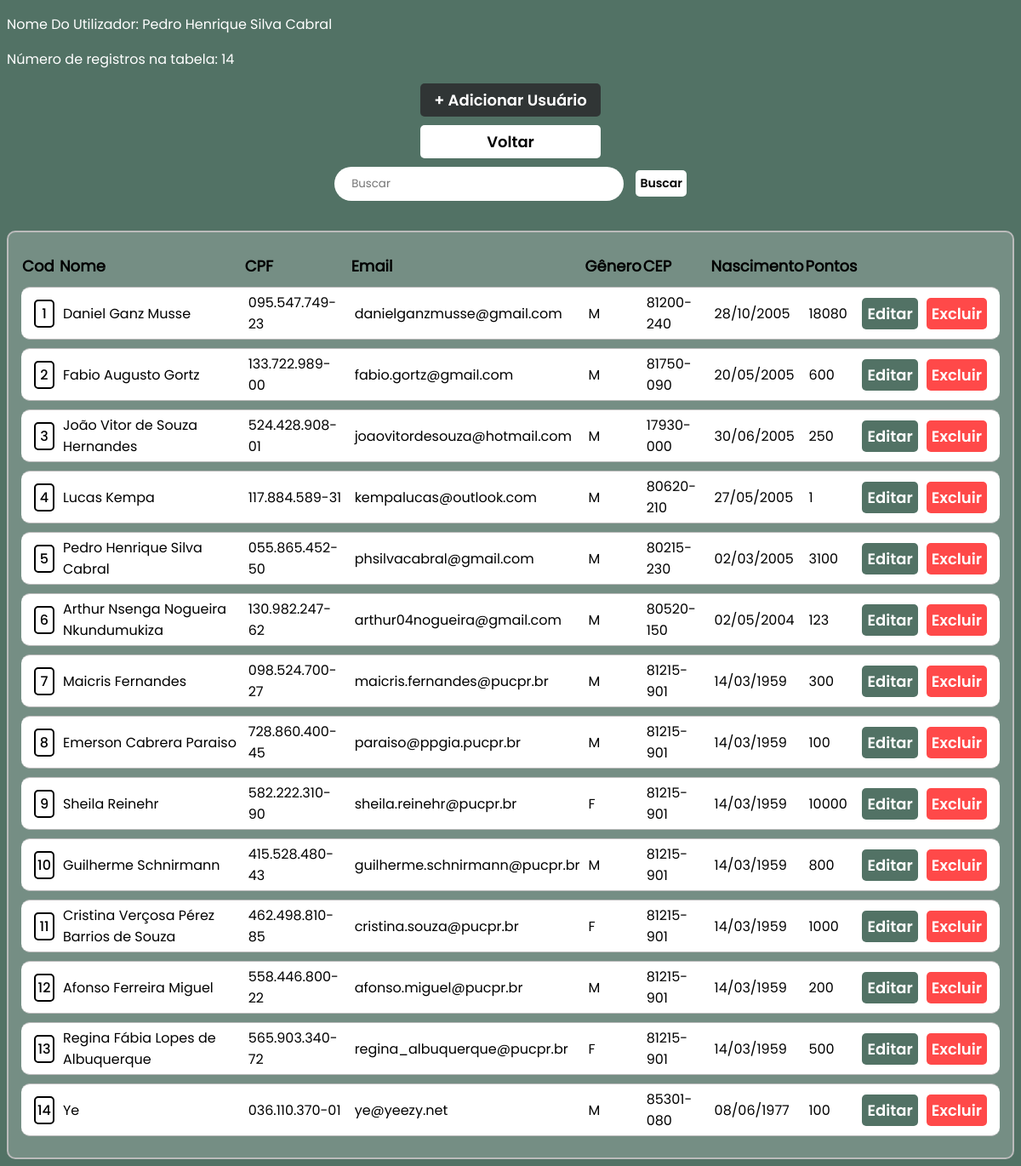
/perfil/admin/db/users_lst.php (signed in), run on the app's committed database.
### tables this page shows
CREATE TABLE `cliente` (
  `Cod_Cliente` int NOT NULL AUTO_INCREMENT,
  `Nome` varchar(100) DEFAULT NULL,
  `CPF` char(14) DEFAULT NULL,
  `Genero` char(1) DEFAULT NULL,
  `CEP` char(9) DEFAULT NULL,
  `DT_Nasc` date DEFAULT NULL,
  `Faixa_preco` int DEFAULT '0',
  `Inter_Nacional` char(1) DEFAULT 'A',
  `123Pontos` int DEFAULT '0',
  `Email` varchar(100) DEFAULT NULL,
  `Senha_login` varchar(20) DEFAULT NULL,
  PRIMARY KEY (`Cod_Cliente`),
  UNIQUE KEY `CPF` (`CPF`,`Email`)
);

### perfil/admin/db/users_lst.php (the view, shortened to what this page needs)
<!DOCTYPE html>
<html lang="pt-BR">
<head>
    <link rel="stylesheet" href="../style_lst.css">
</head>
<body>
    <?php
    include("../db0/connection.php");
    $sqlID = "SELECT Nome FROM Cliente WHERE Cod_cliente = {$_SESSION['Cod_Cliente']}";
        $resultID = $conn->query($sqlID);
        $rowID = $resultID->fetch_assoc();
        echo "<p>Nome Do Utilizador: " . $rowID['Nome'] . "</p>";
    if (isset($_GET['busca'])) {
        $busca = $_GET['busca'];
        if (!empty($busca)) {
            $sql = "SELECT Cod_Cliente, Nome, CPF, Email, Senha_login, Genero, CEP, DT_Nasc, Faixa_preco, Inter_Nacional, 123Pontos
                FROM cliente
                WHERE Cod_Cliente = '$busca'
                    OR CPF = '$busca'
                    OR Nome LIKE '%$busca%'
                    OR Email LIKE '%$busca%'";
            $result = $conn->query($sql);
            echo "<p>Número de registros na tabela: " . $result->num_rows . "</p>";
        } else {
            $sql = "SELECT Cod_Cliente, Nome, CPF, Email, Senha_login, Genero, CEP, DT_Nasc, Faixa_preco, Inter_Nacional, 123Pontos FROM cliente";
            $result = $conn->query($sql);
            echo "<p>Número de registros na tabela: " . $result->num_rows . "</p>";
        }
    } else {
        $sql = "SELECT Cod_Cliente, Nome, CPF, Email, Senha_login, Genero, CEP, DT_Nasc, Faixa_preco, Inter_Nacional, 123Pontos FROM cliente";
        $result = $conn->query($sql);
        echo "<p>Número de registros na tabela: " . $result->num_rows . "</p>";
    }
    ?>
    <div id="div_centralizar_elementos">
        <a id="ADD" href="users_add.php">+ Adicionar Usuário</a>
        <a id="Voltar" href="../db0/inicio.php">Voltar</a>
        <form method="get" action="" id="formulario">
            <input type="text" name="busca" id="busca" placeholder="Buscar">
            <input type="submit" value="Buscar" id="button_submit">
        </form>
    </div>
    <table>
        <thead>
            <tr>
                <th>Cod</th>
                <th>Nome</th>
                <th>CPF</th>
                <th>Email</th>
                <th>Gênero</th>
                <th>CEP</th>
                <th>Nascimento</th>
                <th>Pontos</th>
            </tr>
        </thead>
        <?php
        if ($result->num_rows > 0) {
            while ($row = $result->fetch_assoc()) {
                ?>
                <tr>
                    <td>
                        <a href="users_user.php?Cod_Cliente=<?php echo $row['Cod_Cliente'] ?>">
                            <?php echo $row['Cod_Cliente'] ?>
                        </a>
                    </td>
                    <td>
                        <?php echo $row['Nome'] ?>
                    </td>
                    <td>
                        <?php echo $row['CPF'] ?>
                    </td>
                    <td>
                        <?php echo $row['Email'] ?>
                    </td>
                    <td>
                        <?php echo $row['Genero'] ?>
                    </td>
                    <td>
                        <?php echo $row['CEP'] ?>
                    </td>
                    <td>
                        <?php echo date('d/m/Y', strtotime($row['DT_Nasc'])) ?>
                    </td>
                    <td>
                        <?php echo $row['123Pontos'] ?>
                    </td>
                    <td>
                        <a id="Editar" href="users_edit.php?id=<?php echo $row['Cod_Cliente'] ?>"
                            style="display: inline;">Editar</a>
                    </td>
                    <td onclick="remove(<?php echo $row['Cod_Cliente'] ?>);">
                        <a id="Excluir" href="#" style="display: inline;">Excluir</a>
                    </td>
                </tr>
                <?php
            }
        }
        ?>
    </table>
</body>
</html>

### perfil/admin/style_lst.css (style rules this page uses)
body { font-family: 'poppins'; background-color: #527265; }
#div_centralizar_elementos { display: flex; flex-direction: column; align-items: center; }
a { text-decoration: none; color: black; border: 2px solid black; border-radius: 5px; padding: 2px; font-family: 'poppins_medio'; display: flex; align-items: center; justify-content: center; }
td { padding: 5px; border: 1px solid #bbb; border-right: none; border-left: none; background-color: white; }
th { text-align: start; font-size: 18px; }
table tr td:last-child { border-radius: 0 10px 10px 0; padding-right: 15px; }
table tr td:nth-child(1) { border-radius: 10px 0 0 10px; padding-left: 15px; }
#ADD { width: 200px; margin-bottom: 10px; display: flex; font-family: 'poppins_semibold'; border: none; color: white; background-color: #303535; font-size: 18px; padding: 6px; border-radius: 5px; cursor: pointer; transition: opacity 0.15s, box-shadow 0.15s; }
#Voltar { width: 200px; margin-bottom: 10px; display: flex; font-family: 'poppins_semibold'; border: none; color: black; background-color: white; font-size: 18px; padding: 6px; border-radius: 5px; cursor: pointer; transition: opacity 0.15s, box-shadow 0.15s; }
#formulario { display: inline-block }
#busca { user-select: none; border-radius: 30px; border: 0px solid; color: #283228; background-color: rgb(255, 255, 255); height: 40px; width: 300px; margin: 0 10px 20px 0; padding: 0 20px; font-family: 'poppins'; transition: box-shadow 0.15s, background-color 0.15s; }
p { color: white; }
#button_submit { font-family: 'poppins_semibold'; border: none; color: black; background-color: white; font-size: 14px; padding: 5px; border-radius: 5px; cursor: pointer; transition: opacity 0.15s, box-shadow 0.15s; }
#Excluir { color: black; }
table { margin-top: 15px; border: 2px solid #bbb; width: 100%; background-color: rgba(255, 255, 255, 0.2); border-radius: 10px; border-spacing: 0 10px; padding: 15px 15px; }
#Editar { user-select: none; width: 130px; font-family: 'poppins_semibold'; background-color: #527265; border: none; color: white; font-size: 18px; padding: 6px; border-radius: 5px; cursor: pointer; transition: opacity 0.15s, box-shadow 0.15s; }
#Excluir { user-select: none; width: 130px; font-family: 'poppins_semibold'; background-color: rgb(255, 73, 73); border: none; color: white; font-size: 18px; padding: 6px; border-radius: 5px; cursor: pointer; transition: opacity 0.15s, box-shadow 0.15s; }

### data on the page
cliente: Nome "Pedro Henrique Silva Cabral", Cod_Cliente "5", CPF "055.865.452-50", Email "phsilvacabral@gmail.com", Genero "M", CEP "80215-230", DT_Nasc "02/03/2005", 123Pontos "3100"
cliente: Cod_Cliente "1", Nome "Daniel Ganz Musse", CPF "095.547.749-23", Email "danielganzmusse@gmail.com", Genero "M", CEP "81200-240", DT_Nasc "28/10/2005", 123Pontos "18080"
cliente: Cod_Cliente "2", Nome "Fabio Augusto Gortz", CPF "133.722.989-00", Email "fabio.gortz@gmail.com", Genero "M", CEP "81750-090", DT_Nasc "20/05/2005", 123Pontos "600"
cliente: Cod_Cliente "3", Nome "João Vitor de Souza Hernandes", CPF "524.428.908-01", Email "joaovitordesouza@hotmail.com", Genero "M", CEP "17930-000", DT_Nasc "30/06/2005", 123Pontos "250"
cliente: Cod_Cliente "4", Nome "Lucas Kempa", CPF "117.884.589-31", Email "kempalucas@outlook.com", Genero "M", CEP "80620-210", DT_Nasc "27/05/2005", 123Pontos "1"
cliente: Cod_Cliente "6", Nome "Arthur Nsenga Nogueira Nkundumukiza", CPF "130.982.247-62", Email "arthur04nogueira@gmail.com", Genero "M", CEP "80520-150", DT_Nasc "02/05/2004", 123Pontos "123"
cliente: Cod_Cliente "7", Nome "Maicris Fernandes", CPF "098.524.700-27", Email "maicris.fernandes@pucpr.br", Genero "M", CEP "81215-901", DT_Nasc "14/03/1959", 123Pontos "300"
cliente: Cod_Cliente "8", Nome "Emerson Cabrera Paraiso", CPF "728.860.400-45", Email "paraiso@ppgia.pucpr.br", Genero "M", CEP "81215-901", DT_Nasc "14/03/1959", 123Pontos "100"
cliente: Cod_Cliente "9", Nome "Sheila Reinehr", CPF "582.222.310-90", Email "sheila.reinehr@pucpr.br", Genero "F", CEP "81215-901", DT_Nasc "14/03/1959", 123Pontos "10000"
cliente: Cod_Cliente "10", Nome "Guilherme Schnirmann", CPF "415.528.480-43", Email "guilherme.schnirmann@pucpr.br", Genero "M", CEP "81215-901", DT_Nasc "14/03/1959", 123Pontos "800"
cliente: Cod_Cliente "11", Nome "Cristina Verçosa Pérez Barrios de Souza", CPF "462.498.810-85", Email "cristina.souza@pucpr.br", Genero "F", CEP "81215-901", DT_Nasc "14/03/1959", 123Pontos "1000"
cliente: Cod_Cliente "12", Nome "Afonso Ferreira Miguel", CPF "558.446.800-22", Email "afonso.miguel@pucpr.br", Genero "M", CEP "81215-901", DT_Nasc "14/03/1959", 123Pontos "200"
cliente: Cod_Cliente "13", Nome "Regina Fábia Lopes de Albuquerque", CPF "565.903.340-72", Email "regina_albuquerque@pucpr.br", Genero "F", CEP "81215-901", DT_Nasc "14/03/1959", 123Pontos "500"
cliente: Cod_Cliente "14", Nome "Ye", CPF "036.110.370-01", Email "ye@yeezy.net", Genero "M", CEP "85301-080", DT_Nasc "08/06/1977", 123Pontos "100"

### other printed values
$result->num_rows "14"
